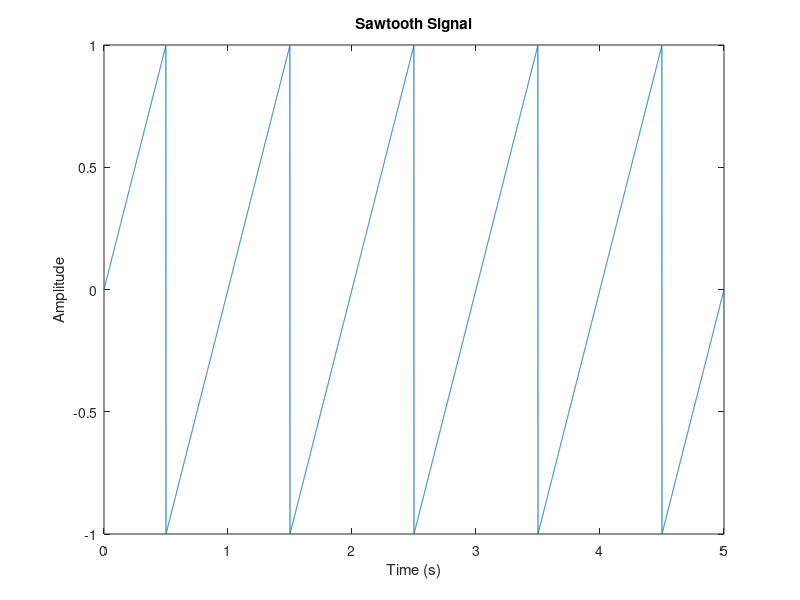

Source code (MATLAB):
frequency = 1;       
amplitude = 1;      
duration = 5;         
sampling_rate = 1000;  
t = 0:1/sampling_rate:duration; 
sawtooth_signal = amplitude * (2 * (frequency * t - floor(frequency * t + 0.5)));
figure;
plot(t, sawtooth_signal);
xlabel('Time (s)');
ylabel('Amplitude');
title('Sawtooth Signal');
